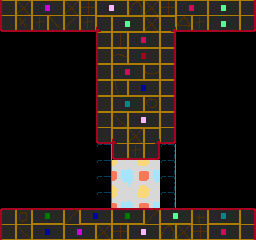

A level layout from a 2D game, rendered from its tile map. Below: a short description, then the map file with its tile-grid data intact:
An orthogonal 16x15 tile map with 16x16 px tiles, 2 tile layers (back, front) and 1 object (WaystoneChest).

<map version="1.0" orientation="orthogonal" width="16" height="15" tilewidth="16" tileheight="16">
 <tileset firstgid="1" name="tiles1" tilewidth="16" tileheight="16">
  <image source="../../img/tiles/tiles0.gif" trans="ff00ff" width="256" height="256" />
 </tileset>
 <layer name="back" width="16" height="15">
  <data encoding="csv">
0,0,0,0,0,0,182,130,129,130,198,0,0,0,0,0,
0,0,0,0,0,0,182,146,145,146,198,0,0,0,0,0,
0,0,0,0,0,0,182,130,129,130,198,0,0,0,0,0,
0,0,0,0,0,0,182,146,145,146,198,0,0,0,0,0,
0,0,0,0,0,0,182,130,129,130,198,0,0,0,0,0,
0,0,0,0,0,0,182,146,145,146,198,0,0,0,0,0,
0,0,0,0,0,0,182,130,129,130,198,0,0,0,0,0,
0,0,0,0,0,0,182,146,145,146,198,0,0,0,0,0,
0,0,0,0,0,0,182,130,129,130,198,0,0,0,0,0,
0,0,0,0,0,0,182,146,145,146,198,0,0,0,0,0,
0,0,0,0,0,0,182,130,129,130,198,0,0,0,0,0,
0,0,0,0,0,0,182,146,145,146,198,0,0,0,0,0,
0,0,0,0,0,0,182,130,129,130,198,0,0,0,0,0,
0,0,0,0,0,0,182,146,145,146,198,0,0,0,0,0,
0,0,0,0,0,0,182,130,129,130,198,0,0,0,0,0
</data>
 </layer>
 <layer name="front" width="16" height="15">
  <data encoding="csv">
97,115,87,88,115,116,85,86,119,115,116,81,82,69,70,104,
17,19,20,21,22,20,149,69,70,115,150,23,20,5,6,24,
0,0,0,0,0,0,97,100,81,82,104,0,0,0,0,0,
0,0,0,0,0,0,113,101,83,84,120,0,0,0,0,0,
0,0,0,0,0,0,97,81,82,102,104,0,0,0,0,0,
0,0,0,0,0,0,113,103,67,68,104,0,0,0,0,0,
0,0,0,0,0,0,113,71,72,114,120,0,0,0,0,0,
0,0,0,0,0,0,113,99,85,86,120,0,0,0,0,0,
0,0,0,0,0,0,17,149,115,150,24,0,0,0,0,0,
0,0,0,0,0,0,0,17,20,24,0,0,0,0,0,0,
0,0,0,0,0,0,0,0,0,0,0,0,0,0,0,0,
0,0,0,0,0,0,0,0,0,0,0,0,0,0,0,0,
0,0,0,0,0,0,0,0,0,0,0,0,0,0,0,0,
33,34,49,50,38,51,52,49,50,38,53,54,36,55,56,40,
113,99,67,68,87,88,115,116,85,86,119,115,116,81,82,104
</data>
 </layer>
 <objectgroup name="objects" width="16" height="15">
  <properties>
   <property name="rarity" value="0" />
   <property name="tags" value="[&quot;optional&quot;]" />
  </properties>
  <object name="WaystoneChest" gid="1" x="128" y="192">
   <properties>
    <property name="door" value="1" />
   </properties>
  </object>
 </objectgroup>
</map>
